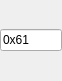
<?xml version="1.0" encoding="UTF-8"?>
<ui version="4.0">
 <class>ByteConverterHex</class>
 <widget class="QWidget" name="ByteConverterHex">
  <property name="geometry">
   <rect>
    <x>0</x>
    <y>0</y>
    <width>62</width>
    <height>81</height>
   </rect>
  </property>
  <property name="maximumSize">
   <size>
    <width>62</width>
    <height>16777215</height>
   </size>
  </property>
  <property name="windowTitle">
   <string>Form</string>
  </property>
  <layout class="QVBoxLayout" name="verticalLayout">
   <property name="leftMargin">
    <number>0</number>
   </property>
   <property name="rightMargin">
    <number>0</number>
   </property>
   <item>
    <widget class="QLineEdit" name="lineEdit">
     <property name="text">
      <string>0x61</string>
     </property>
    </widget>
   </item>
  </layout>
 </widget>
 <resources/>
 <connections/>
</ui>
